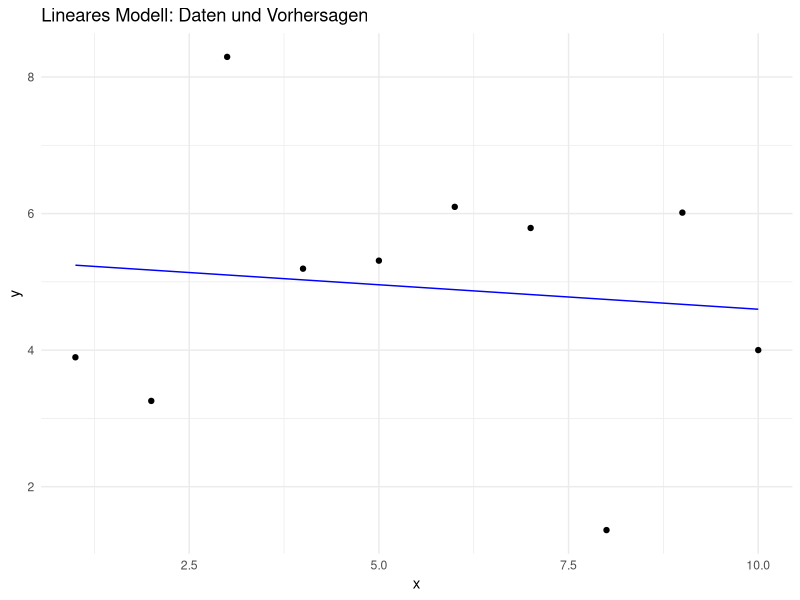

The R source for this figure: (Note: this script raises an error after producing the figure.)
# Einfaches R-Skript für GitHub Actions mit Tidyverse

# Lade Bibliotheken
library(tidyverse) # Enthält ggplot2, dplyr und andere nützliche Pakete

# Print Informationen zur R-Version
print("R-Version Information:")
print(R.version)

# Erstelle einen einfachen Datensatz
daten <- tibble(
  x = 1:10,
  y = rnorm(10, mean = 5, sd = 1.5)
)

# Berechne einige Statistiken
print("Deskriptive Statistik:")
daten %>%
  summarise(
    mean_y = mean(y),
    sd_y = sd(y),
    min_y = min(y),
    max_y = max(y)
  ) %>%
  print()

# Erstelle ein einfaches lineares Modell
modell <- lm(y ~ x, data = daten)
print("Lineares Modell Zusammenfassung:")
print(summary(modell))

# Erzeuge eine Ausgabedatei mit den Ergebnissen
ergebnisse <- tibble(
  x_wert = seq(1, 10, 0.5)
) %>%
  mutate(vorhersage = predict(modell, newdata = tibble(x = x_wert)))

# Speichere die Ergebnisse
write_csv(ergebnisse, "ergebnisse.csv")
print("Ergebnisse wurden in 'ergebnisse.csv' gespeichert.")

# Visualisierung der Daten und des Modells
daten %>%
  ggplot(aes(x = x, y = y)) +
  geom_point() +
  geom_line(data = ergebnisse, aes(x = x_wert, y = vorhersage), color = "blue") +
  ggtitle("Lineares Modell: Daten und Vorhersagen") +
  theme_minimal() +
  ggsave("modell_visualisierung.png")
print("Die Visualisierung wurde als 'modell_visualisierung.png' gespeichert.")

# Residuenanalyse
residuen <- resid(modell)
tibble(x = daten$x, residuen = residuen) %>%
  ggplot(aes(x = x, y = residuen)) +
  geom_point() +
  geom_hline(yintercept = 0, color = "red") +
  ggtitle("Residuenplot") +
  theme_minimal() +
  ggsave("residuen_visualisierung.png")
print("Residuen-Visualisierung wurde als 'residuen_visualisierung.png' gespeichert.")

# Automatische Überprüfung der Modellgüte
if(summary(modell)$r.squared < 0.8) {
  print("Warnung: Modellgüte (R²) ist unter 0.8!")
}

# Erweiterung: Komplexeres Modell mit einer zusätzlichen Variable
daten <- daten %>%
  mutate(z = rnorm(10, mean = 3, sd = 1))
modell_erweitert <- lm(y ~ x + z, data = daten)
print("Erweitertes Modell Zusammenfassung:")
print(summary(modell_erweitert))

# Modellzusammenfassung speichern
sink("modell_zusammenfassung.txt")
print(summary(modell))
sink()

# Hinweis
print("Die erweiterten Analysen und Ergebnisse wurden gespeichert.")